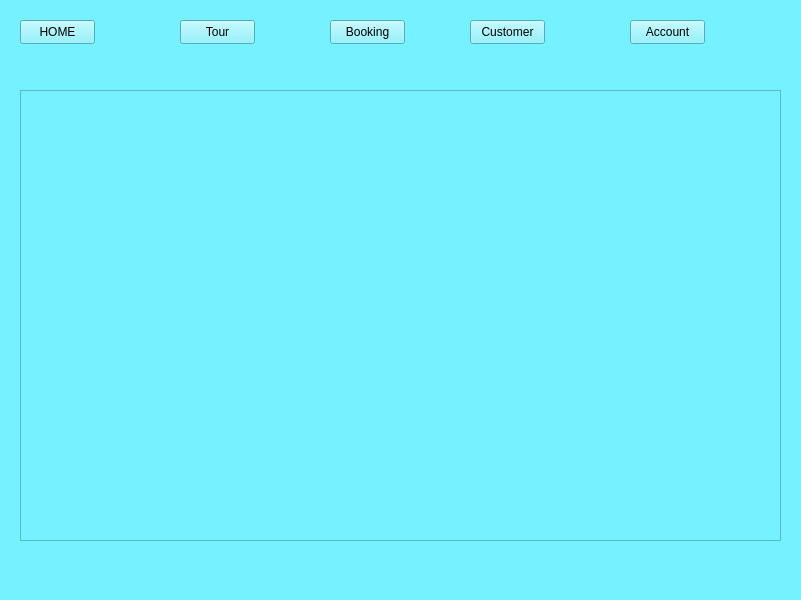
<?xml version="1.0" encoding="UTF-8"?>
<ui version="4.0">
 <class>MainWindow</class>
 <widget class="QMainWindow" name="MainWindow">
  <property name="geometry">
   <rect>
    <x>0</x>
    <y>0</y>
    <width>801</width>
    <height>600</height>
   </rect>
  </property>
  <property name="windowTitle">
   <string>MainWindow</string>
  </property>
  <property name="styleSheet">
   <string notr="true">background-color: rgb(117, 241, 255);</string>
  </property>
  <widget class="QWidget" name="centralwidget">
   <widget class="QWidget" name="widget" native="true">
    <property name="geometry">
     <rect>
      <x>0</x>
      <y>0</y>
      <width>801</width>
      <height>551</height>
     </rect>
    </property>
    <widget class="QLabel" name="label">
     <property name="geometry">
      <rect>
       <x>0</x>
       <y>0</y>
       <width>801</width>
       <height>551</height>
      </rect>
     </property>
     <property name="text">
      <string/>
     </property>
     <property name="pixmap">
      <pixmap>../../../../../Downloads/OIP (5).jpg</pixmap>
     </property>
     <property name="scaledContents">
      <bool>true</bool>
     </property>
    </widget>
    <widget class="QPushButton" name="pushButton_4">
     <property name="geometry">
      <rect>
       <x>20</x>
       <y>20</y>
       <width>75</width>
       <height>24</height>
      </rect>
     </property>
     <property name="text">
      <string>HOME</string>
     </property>
    </widget>
    <widget class="QPushButton" name="tourBtn">
     <property name="geometry">
      <rect>
       <x>180</x>
       <y>20</y>
       <width>75</width>
       <height>24</height>
      </rect>
     </property>
     <property name="styleSheet">
      <string notr="true">background-color: rgb(117, 241, 255);</string>
     </property>
     <property name="text">
      <string>Tour</string>
     </property>
    </widget>
    <widget class="QPushButton" name="bookingBtn">
     <property name="geometry">
      <rect>
       <x>330</x>
       <y>20</y>
       <width>75</width>
       <height>24</height>
      </rect>
     </property>
     <property name="text">
      <string>Booking</string>
     </property>
    </widget>
    <widget class="QPushButton" name="customerBtn">
     <property name="geometry">
      <rect>
       <x>470</x>
       <y>20</y>
       <width>75</width>
       <height>24</height>
      </rect>
     </property>
     <property name="text">
      <string>Customer</string>
     </property>
    </widget>
    <widget class="QPushButton" name="accountBtn">
     <property name="geometry">
      <rect>
       <x>630</x>
       <y>20</y>
       <width>75</width>
       <height>24</height>
      </rect>
     </property>
     <property name="text">
      <string>Account</string>
     </property>
    </widget>
    <widget class="QScrollArea" name="scrollArea">
     <property name="geometry">
      <rect>
       <x>20</x>
       <y>90</y>
       <width>761</width>
       <height>451</height>
      </rect>
     </property>
     <property name="widgetResizable">
      <bool>true</bool>
     </property>
     <widget class="QWidget" name="scrollAreaWidgetContents">
      <property name="geometry">
       <rect>
        <x>0</x>
        <y>0</y>
        <width>759</width>
        <height>449</height>
       </rect>
      </property>
     </widget>
    </widget>
   </widget>
  </widget>
  <widget class="QMenuBar" name="menubar">
   <property name="geometry">
    <rect>
     <x>0</x>
     <y>0</y>
     <width>801</width>
     <height>22</height>
    </rect>
   </property>
  </widget>
  <widget class="QStatusBar" name="statusbar"/>
 </widget>
 <resources/>
 <connections/>
</ui>
